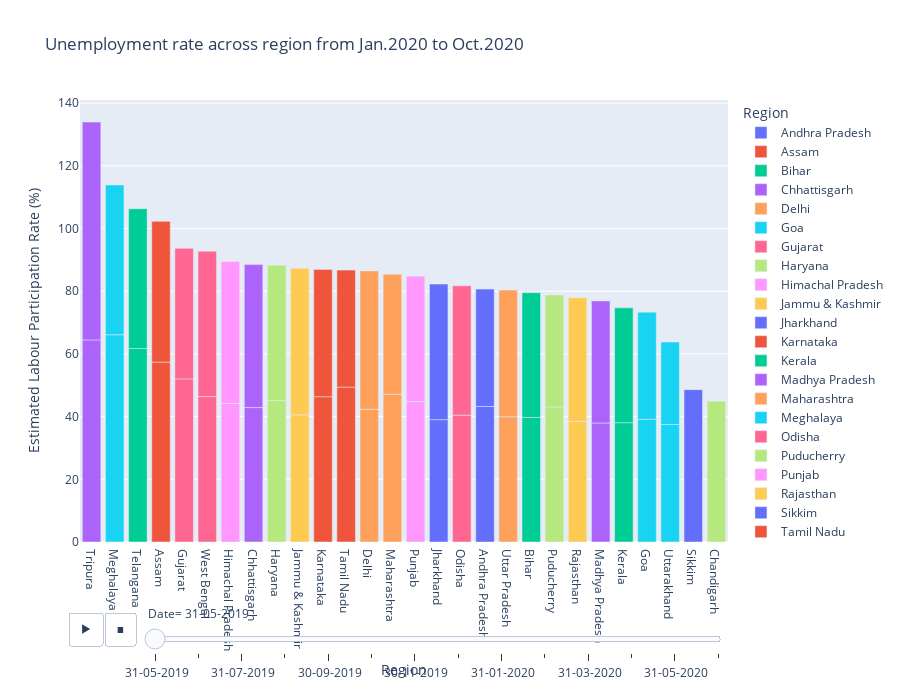

Notebook code for this chart:
### Code cell
# Create an animated bar chart of unemployment rates by region and month

fig = px.bar(data, x='Region', y=' Estimated Labour Participation Rate (%)', animation_frame=' Date', color='Region',
             title='Unemployment rate across region from Jan.2020 to Oct.2020', height=700, template='plotly')
fig.update_layout(xaxis={'categoryorder': 'total descending'})
fig.layout.updatemenus[0].buttons[0].args[1]["frame"]["duration"] = 2000
fig.show()

### Figure 1 — Plotly figure (JSON) as saved in the notebook; plotly's stock layout.template omitted (floating-point values rounded to 4 significant figures)
{"data": [{"alignmentgroup": "True", "hovertemplate": "Region=%{x}<br> Date= 31-05-2019<br> Estimated Labour Participation Rate (%)=%{y}<extra></extra>", "legendgroup": "Andhra Pradesh", "marker": {"color": "#636efa", "pattern": {"shape": ""}}, "name": "Andhra Pradesh", "offsetgroup": "Andhra Pradesh", "orientation": "v", "showlegend": true, "textposition": "auto", "type": "bar", "x": ["Andhra Pradesh", "Andhra Pradesh"], "xaxis": "x", "y": [43.24, 37.45], "yaxis": "y"}, {"alignmentgroup": "True", "hovertemplate": "Region=%{x}<br> Date= 31-05-2019<br> Estimated Labour Participation Rate (%)=%{y}<extra></extra>", "legendgroup": "Assam", "marker": {"color": "#EF553B", "pattern": {"shape": ""}}, "name": "Assam", "offsetgroup": "Assam", "orientation": "v", "showlegend": true, "textposition": "auto", "type": "bar", "x": ["Assam", "Assam"], "xaxis": "x", "y": [57.39, 44.92], "yaxis": "y"}, {"alignmentgroup": "True", "hovertemplate": "Region=%{x}<br> Date= 31-05-2019<br> Estimated Labour Participation Rate (%)=%{y}<extra></extra>", "legendgroup": "Bihar", "marker": {"color": "#00cc96", "pattern": {"shape": ""}}, "name": "Bihar", "offsetgroup": "Bihar", "orientation": "v", "showlegend": true, "textposition": "auto", "type": "bar", "x": ["Bihar", "Bihar"], "xaxis": "x", "y": [39.75, 39.8], "yaxis": "y"}, {"alignmentgroup": "True", "hovertemplate": "Region=%{x}<br> Date= 31-05-2019<br> Estimated Labour Participation Rate (%)=%{y}<extra></extra>", "legendgroup": "Chhattisgarh", "marker": {"color": "#ab63fa", "pattern": {"shape": ""}}, "name": "Chhattisgarh", "offsetgroup": "Chhattisgarh", "orientation": "v", "showlegend": true, "textposition": "auto", "type": "bar", "x": ["Chhattisgarh", "Chhattisgarh"], "xaxis": "x", "y": [42.89, 45.61], "yaxis": "y"}, {"alignmentgroup": "True", "hovertemplate": "Region=%{x}<br> Date= 31-05-2019<br> Estimated Labour Participation Rate (%)=%{y}<extra></extra>", "legendgroup": "Delhi", "marker": {"color": "#FFA15A", "pattern": {"shape": ""}}, "name": "Delhi", "offsetgroup": "Delhi", "orientation": "v", "showlegend": true, "textposition": "auto", "type": "bar", "x": ["Delhi", "Delhi"], "xaxis": "x", "y": [42.33, 44.17], "yaxis": "y"}, {"alignmentgroup": "True", "hovertemplate": "Region=%{x}<br> Date= 31-05-2019<br> Estimated Labour Participation Rate (%)=%{y}<extra></extra>", "legendgroup": "Goa", "marker": {"color": "#19d3f3", "pattern": {"shape": ""}}, "name": "Goa", "offsetgroup": "Goa", "orientation": "v", "showlegend": true, "textposition": "auto", "type": "bar", "x": ["Goa", "Goa"], "xaxis": "x", "y": [39.16, 34.17], "yaxis": "y"}, {"alignmentgroup": "True", "hovertemplate": "Region=%{x}<br> Date= 31-05-2019<br> Estimated Labour Participation Rate (%)=%{y}<extra></extra>", "legendgroup": "Gujarat", "marker": {"color": "#FF6692", "pattern": {"shape": ""}}, "name": "Gujarat", "offsetgroup": "Gujarat", "orientation": "v", "showlegend": true, "textposition": "auto", "type": "bar", "x": ["Gujarat", "Gujarat"], "xaxis": "x", "y": [52.03, 41.67], "yaxis": "y"}, {"alignmentgroup": "True", "hovertemplate": "Region=%{x}<br> Date= 31-05-2019<br> Estimated Labour Participation Rate (%)=%{y}<extra></extra>", "legendgroup": "Haryana", "marker": {"color": "#B6E880", "pattern": {"shape": ""}}, "name": "Haryana", "offsetgroup": "Haryana", "orientation": "v", "showlegend": true, "textposition": "auto", "type": "bar", "x": ["Haryana", "Haryana"], "xaxis": "x", "y": [45.12, 43.18], "yaxis": "y"}, {"alignmentgroup": "True", "hovertemplate": "Region=%{x}<br> Date= 31-05-2019<br> Estimated Labour Participation Rate (%)=%{y}<extra></extra>", "legendgroup": "Himachal Pradesh", "marker": {"color": "#FF97FF", "pattern": {"shape": ""}}, "name": "Himachal Pradesh", "offsetgroup": "Himachal Pradesh", "orientation": "v", "showlegend": true, "textposition": "auto", "type": "bar", "x": ["Himachal Pradesh", "Himachal Pradesh"], "xaxis": "x", "y": [44.23, 45.27], "yaxis": "y"}, {"alignmentgroup": "True", "hovertemplate": "Region=%{x}<br> Date= 31-05-2019<br> Estimated Labour Participation Rate (%)=%{y}<extra></extra>", "legendgroup": "Jammu & Kashmir", "marker": {"color": "#FECB52", "pattern": {"shape": ""}}, "name": "Jammu & Kashmir", "offsetgroup": "Jammu & Kashmir", "orientation": "v", "showlegend": true, "textposition": "auto", "type": "bar", "x": ["Jammu & Kashmir", "Jammu & Kashmir"], "xaxis": "x", "y": [40.57, 46.74], "yaxis": "y"}, {"alignmentgroup": "True", "hovertemplate": "Region=%{x}<br> Date= 31-05-2019<br> Estimated Labour Participation Rate (%)=%{y}<extra></extra>", "legendgroup": "Jharkhand", "marker": {"color": "#636efa", "pattern": {"shape": ""}}, "name": "Jharkhand", "offsetgroup": "Jharkhand", "orientation": "v", "showlegend": true, "textposition": "auto", "type": "bar", "x": ["Jharkhand", "Jharkhand"], "xaxis": "x", "y": [39.04, 43.25], "yaxis": "y"}, {"alignmentgroup": "True", "hovertemplate": "Region=%{x}<br> Date= 31-05-2019<br> Estimated Labour Participation Rate (%)=%{y}<extra></extra>", "legendgroup": "Karnataka", "marker": {"color": "#EF553B", "pattern": {"shape": ""}}, "name": "Karnataka", "offsetgroup": "Karnataka", "orientation": "v", "showlegend": true, "textposition": "auto", "type": "bar", "x": ["Karnataka", "Karnataka"], "xaxis": "x", "y": [46.36, 40.62], "yaxis": "y"}, {"alignmentgroup": "True", "hovertemplate": "Region=%{x}<br> Date= 31-05-2019<br> Estimated Labour Participation Rate (%)=%{y}<extra></extra>", "legendgroup": "Kerala", "marker": {"color": "#00cc96", "pattern": {"shape": ""}}, "name": "Kerala", "offsetgroup": "Kerala", "orientation": "v", "showlegend": true, "textposition": "auto", "type": "bar", "x": ["Kerala", "Kerala"], "xaxis": "x", "y": [38.07, 36.65], "yaxis": "y"}, {"alignmentgroup": "True", "hovertemplate": "Region=%{x}<br> Date= 31-05-2019<br> Estimated Labour Participation Rate (%)=%{y}<extra></extra>", "legendgroup": "Madhya Pradesh", "marker": {"color": "#ab63fa", "pattern": {"shape": ""}}, "name": "Madhya Pradesh", "offsetgroup": "Madhya Pradesh", "orientation": "v", "showlegend": true, "textposition": "auto", "type": "bar", "x": ["Madhya Pradesh", "Madhya Pradesh"], "xaxis": "x", "y": [37.97, 38.96], "yaxis": "y"}, {"alignmentgroup": "True", "hovertemplate": "Region=%{x}<br> Date= 31-05-2019<br> Estimated Labour Participation Rate (%)=%{y}<extra></extra>", "legendgroup": "Maharashtra", "marker": {"color": "#FFA15A", "pattern": {"shape": ""}}, "name": "Maharashtra", "offsetgroup": "Maharashtra", "orientation": "v", "showlegend": true, "textposition": "auto", "type": "bar", "x": ["Maharashtra", "Maharashtra"], "xaxis": "x", "y": [47.11, 38.3], "yaxis": "y"}, {"alignmentgroup": "True", "hovertemplate": "Region=%{x}<br> Date= 31-05-2019<br> Estimated Labour Participation Rate (%)=%{y}<extra></extra>", "legendgroup": "Meghalaya", "marker": {"color": "#19d3f3", "pattern": {"shape": ""}}, "name": "Meghalaya", "offsetgroup": "Meghalaya", "orientation": "v", "showlegend": true, "textposition": "auto", "type": "bar", "x": ["Meghalaya", "Meghalaya"], "xaxis": "x", "y": [66.13, 47.79], "yaxis": "y"}, {"alignmentgroup": "True", "hovertemplate": "Region=%{x}<br> Date= 31-05-2019<br> Estimated Labour Participation Rate (%)=%{y}<extra></extra>", "legendgroup": "Odisha", "marker": {"color": "#FF6692", "pattern": {"shape": ""}}, "name": "Odisha", "offsetgroup": "Odisha", "orientation": "v", "showlegend": true, "textposition": "auto", "type": "bar", "x": ["Odisha", "Odisha"], "xaxis": "x", "y": [40.47, 41.26], "yaxis": "y"}, {"alignmentgroup": "True", "hovertemplate": "Region=%{x}<br> Date= 31-05-2019<br> Estimated Labour Participation Rate (%)=%{y}<extra></extra>", "legendgroup": "Puducherry", "marker": {"color": "#B6E880", "pattern": {"shape": ""}}, "name": "Puducherry", "offsetgroup": "Puducherry", "orientation": "v", "showlegend": true, "textposition": "auto", "type": "bar", "x": ["Puducherry", "Puducherry"], "xaxis": "x", "y": [43.08, 35.71], "yaxis": "y"}, {"alignmentgroup": "True", "hovertemplate": "Region=%{x}<br> Date= 31-05-2019<br> Estimated Labour Participation Rate (%)=%{y}<extra></extra>", "legendgroup": "Punjab", "marker": {"color": "#FF97FF", "pattern": {"shape": ""}}, "name": "Punjab", "offsetgroup": "Punjab", "orientation": "v", "showlegend": true, "textposition": "auto", "type": "bar", "x": ["Punjab", "Punjab"], "xaxis": "x", "y": [44.79, 40.03], "yaxis": "y"}, {"alignmentgroup": "True", "hovertemplate": "Region=%{x}<br> Date= 31-05-2019<br> Estimated Labour Participation Rate (%)=%{y}<extra></extra>", "legendgroup": "Rajasthan", "marker": {"color": "#FECB52", "pattern": {"shape": ""}}, "name": "Rajasthan", "offsetgroup": "Rajasthan", "orientation": "v", "showlegend": true, "textposition": "auto", "type": "bar", "x": ["Rajasthan", "Rajasthan"], "xaxis": "x", "y": [38.52, 39.44], "yaxis": "y"}, {"alignmentgroup": "True", "hovertemplate": "Region=%{x}<br> Date= 31-05-2019<br> Estimated Labour Participation Rate (%)=%{y}<extra></extra>", "legendgroup": "Sikkim", "marker": {"color": "#636efa", "pattern": {"shape": ""}}, "name": "Sikkim", "offsetgroup": "Sikkim", "orientation": "v", "showlegend": true, "textposition": "auto", "type": "bar", "x": ["Sikkim"], "xaxis": "x", "y": [48.61], "yaxis": "y"}, {"alignmentgroup": "True", "hovertemplate": "Region=%{x}<br> Date= 31-05-2019<br> Estimated Labour Participation Rate (%)=%{y}<extra></extra>", "legendgroup": "Tamil Nadu", "marker": {"color": "#EF553B", "pattern": {"shape": ""}}, "name": "Tamil Nadu", "offsetgroup": "Tamil Nadu", "orientation": "v", "showlegend": true, "textposition": "auto", "type": "bar", "x": ["Tamil Nadu", "Tamil Nadu"], "xaxis": "x", "y": [49.44, 37.31], "yaxis": "y"}, {"alignmentgroup": "True", "hovertemplate": "Region=%{x}<br> Date= 31-05-2019<br> Estimated Labour Participation Rate (%)=%{y}<extra></extra>", "legendgroup": "Telangana", "marker": {"color": "#00cc96", "pattern": {"shape": ""}}, "name": "Telangana", "offsetgroup": "Telangana", "orientation": "v", "showlegend": true, "textposition": "auto", "type": "bar", "x": ["Telangana", "Telangana"], "xaxis": "x", "y": [61.74, 44.59], "yaxis": "y"}, {"alignmentgroup": "True", "hovertemplate": "Region=%{x}<br> Date= 31-05-2019<br> Estimated Labour Participation Rate (%)=%{y}<extra></extra>", "legendgroup": "Tripura", "marker": {"color": "#ab63fa", "pattern": {"shape": ""}}, "name": "Tripura", "offsetgroup": "Tripura", "orientation": "v", "showlegend": true, "textposition": "auto", "type": "bar", "x": ["Tripura", "Tripura"], "xaxis": "x", "y": [64.47, 69.5], "yaxis": "y"}, {"alignmentgroup": "True", "hovertemplate": "Region=%{x}<br> Date= 31-05-2019<br> Estimated Labour Participation Rate (%)=%{y}<extra></extra>", "legendgroup": "Uttar Pradesh", "marker": {"color": "#FFA15A", "pattern": {"shape": ""}}, "name": "Uttar Pradesh", "offsetgroup": "Uttar Pradesh", "orientation": "v", "showlegend": true, "textposition": "auto", "type": "bar", "x": ["Uttar Pradesh", "Uttar Pradesh"], "xaxis": "x", "y": [39.96, 40.43], "yaxis": "y"}, {"alignmentgroup": "True", "hovertemplate": "Region=%{x}<br> Date= 31-05-2019<br> Estimated Labour Participation Rate (%)=%{y}<extra></extra>", "legendgroup": "Uttarakhand", "marker": {"color": "#19d3f3", "pattern": {"shape": ""}}, "name": "Uttarakhand", "offsetgroup": "Uttarakhand", "orientation": "v", "showlegend": true, "textposition": "auto", "type": "bar", "x": ["Uttarakhand", "Uttarakhand"], "xaxis": "x", "y": [37.47, 26.33], "yaxis": "y"}, {"alignmentgroup": "True", "hovertemplate": "Region=%{x}<br> Date= 31-05-2019<br> Estimated Labour Participation Rate (%)=%{y}<extra></extra>", "legendgroup": "West Bengal", "marker": {"color": "#FF6692", "pattern": {"shape": ""}}, "name": "West Bengal", "offsetgroup": "West Bengal", "orientation": "v", "showlegend": true, "textposition": "auto", "type": "bar", "x": ["West Bengal", "West Bengal"], "xaxis": "x", "y": [46.41, 46.37], "yaxis": "y"}, {"alignmentgroup": "True", "hovertemplate": "Region=%{x}<br> Date= 31-05-2019<br> Estimated Labour Participation Rate (%)=%{y}<extra></extra>", "legendgroup": "Chandigarh", "marker": {"color": "#B6E880", "pattern": {"shape": ""}}, "name": "Chandigarh", "offsetgroup": "Chandigarh", "orientation": "v", "showlegend": true, "textposition": "auto", "type": "bar", "x": ["Chandigarh"], "xaxis": "x", "y": [44.89], "yaxis": "y"}], "layout": {"barmode": "relative", "height": 700, "legend": {"title": {"text": "Region"}, "tracegroupgap": 0}, "sliders": [{"active": 0, "currentvalue": {"prefix": " Date="}, "len": 0.9, "pad": {"b": 10, "t": 60}, "steps": [{"args": [[" 31-05-2019"], {"frame": {"duration": 0, "redraw": true}, "fromcurrent": true, "mode": "immediate", "transition": {"duration": 0, "easing": "linear"}}], "label": " 31-05-2019", "method": "animate"}, {"args": [[" 30-06-2019"], {"frame": {"duration": 0, "redraw": true}, "fromcurrent": true, "mode": "immediate", "transition": {"duration": 0, "easing": "linear"}}], "label": " 30-06-2019", "method": "animate"}, {"args": [[" 31-07-2019"], {"frame": {"duration": 0, "redraw": true}, "fromcurrent": true, "mode": "immediate", "transition": {"duration": 0, "easing": "linear"}}], "label": " 31-07-2019", "method": "animate"}, {"args": [[" 31-08-2019"], {"frame": {"duration": 0, "redraw": true}, "fromcurrent": true, "mode": "immediate", "transition": {"duration": 0, "easing": "linear"}}], "label": " 31-08-2019", "method": "animate"}, {"args": [[" 30-09-2019"], {"frame": {"duration": 0, "redraw": true}, "fromcurrent": true, "mode": "immediate", "transition": {"duration": 0, "easing": "linear"}}], "label": " 30-09-2019", "method": "animate"}, {"args": [[" 31-10-2019"], {"frame": {"duration": 0, "redraw": true}, "fromcurrent": true, "mode": "immediate", "transition": {"duration": 0, "easing": "linear"}}], "label": " 31-10-2019", "method": "animate"}, {"args": [[" 30-11-2019"], {"frame": {"duration": 0, "redraw": true}, "fromcurrent": true, "mode": "immediate", "transition": {"duration": 0, "easing": "linear"}}], "label": " 30-11-2019", "method": "animate"}, {"args": [[" 31-12-2019"], {"frame": {"duration": 0, "redraw": true}, "fromcurrent": true, "mode": "immediate", "transition": {"duration": 0, "easing": "linear"}}], "label": " 31-12-2019", "method": "animate"}, {"args": [[" 31-01-2020"], {"frame": {"duration": 0, "redraw": true}, "fromcurrent": true, "mode": "immediate", "transition": {"duration": 0, "easing": "linear"}}], "label": " 31-01-2020", "method": "animate"}, {"args": [[" 29-02-2020"], {"frame": {"duration": 0, "redraw": true}, "fromcurrent": true, "mode": "immediate", "transition": {"duration": 0, "easing": "linear"}}], "label": " 29-02-2020", "method": "animate"}, {"args": [[" 31-03-2020"], {"frame": {"duration": 0, "redraw": true}, "fromcurrent": true, "mode": "immediate", "transition": {"duration": 0, "easing": "linear"}}], "label": " 31-03-2020", "method": "animate"}, {"args": [[" 30-04-2020"], {"frame": {"duration": 0, "redraw": true}, "fromcurrent": true, "mode": "immediate", "transition": {"duration": 0, "easing": "linear"}}], "label": " 30-04-2020", "method": "animate"}, {"args": [[" 31-05-2020"], {"frame": {"duration": 0, "redraw": true}, "fromcurrent": true, "mode": "immediate", "transition": {"duration": 0, "easing": "linear"}}], "label": " 31-05-2020", "method": "animate"}, {"args": [[" 30-06-2020"], {"frame": {"duration": 0, "redraw": true}, "fromcurrent": true, "mode": "immediate", "transition": {"duration": 0, "easing": "linear"}}], "label": " 30-06-2020", "method": "animate"}], "x": 0.1, "xanchor": "left", "y": 0, "yanchor": "top"}], "title": {"text": "Unemployment rate across region from Jan.2020 to Oct.2020"}, "updatemenus": [{"buttons": [{"args": [null, {"frame": {"duration": 2000, "redraw": true}, "fromcurrent": true, "mode": "immediate", "transition": {"duration": 500, "easing": "linear"}}], "label": "&#9654;", "method": "animate"}, {"args": [[null], {"frame": {"duration": 0, "redraw": true}, "fromcurrent": true, "mode": "immediate", "transition": {"duration": 0, "easing": "linear"}}], "label": "&#9724;", "method": "animate"}], "direction": "left", "pad": {"r": 10, "t": 70}, "showactive": false, "type": "buttons", "x": 0.1, "xanchor": "right", "y": 0, "yanchor": "top"}], "xaxis": {"anchor": "y", "categoryarray": ["Andhra Pradesh", "Assam", "Bihar", "Chhattisgarh", "Delhi", "Goa", "Gujarat", "Haryana", "Himachal Pradesh", "Jammu & Kashmir", "Jharkhand", "Karnataka", "Kerala", "Madhya Pradesh", "Maharashtra", "Meghalaya", "Odisha", "Puducherry", "Punjab", "Rajasthan", "Sikkim", "Tamil Nadu", "Telangana", "Tripura", "Uttar Pradesh", "Uttarakhand", "West Bengal", "Chandigarh"], "categoryorder": "total descending", "domain": [0, 1], "title": {"text": "Region"}}, "yaxis": {"anchor": "x", "domain": [0, 1], "title": {"text": " Estimated Labour Participation Rate (%)"}}}}
